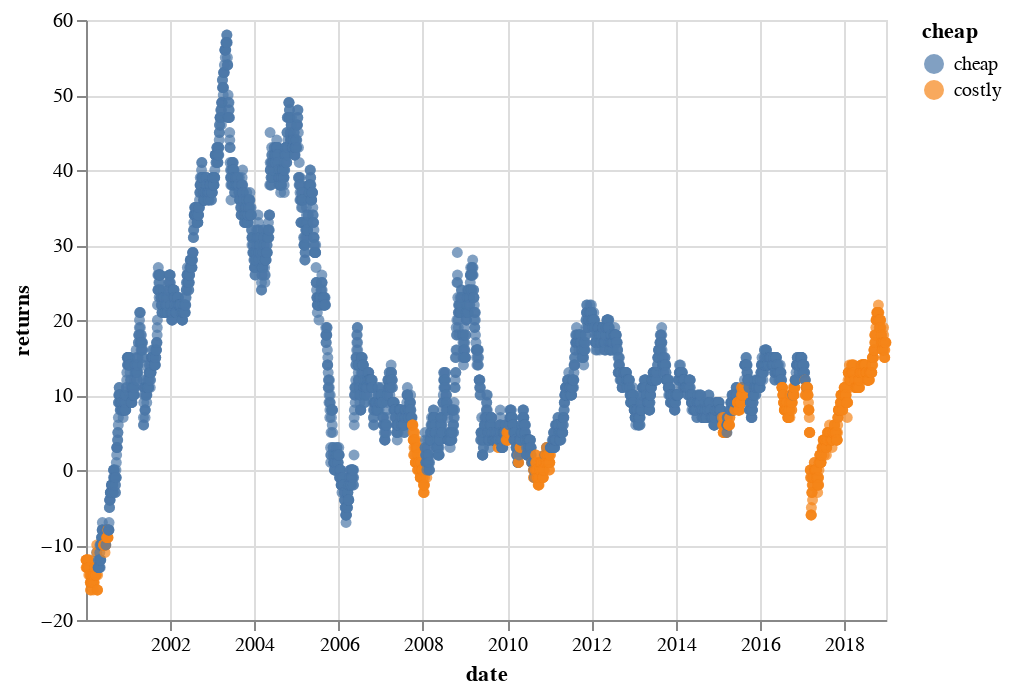

Here is the notebook cell this chart was saved with:
### Code cell
df = pd.DataFrame(yr_list[3])
alt.Chart(df).mark_circle().encode(x="date", y="returns", color="cheap")

### Figure 1 — Vega-Lite specification as saved in the notebook (floating-point values rounded to 4 significant figures; data arrays with more than 128 entries replaced by an {"elided": "..."} marker saying what was removed)
{"config": {"view": {"continuousWidth": 400, "continuousHeight": 300}}, "data": {"name": "data-4012113880f915bdcb1095e49b5e7ec8"}, "mark": "circle", "encoding": {"color": {"field": "cheap", "type": "nominal"}, "x": {"field": "date", "type": "temporal"}, "y": {"field": "returns", "type": "quantitative"}}, "$schema": "https://vega.github.io/schema/vega-lite/v4.17.0.json", "datasets": {"data-4012113880f915bdcb1095e49b5e7ec8": {"elided": "4729 records"}}}
